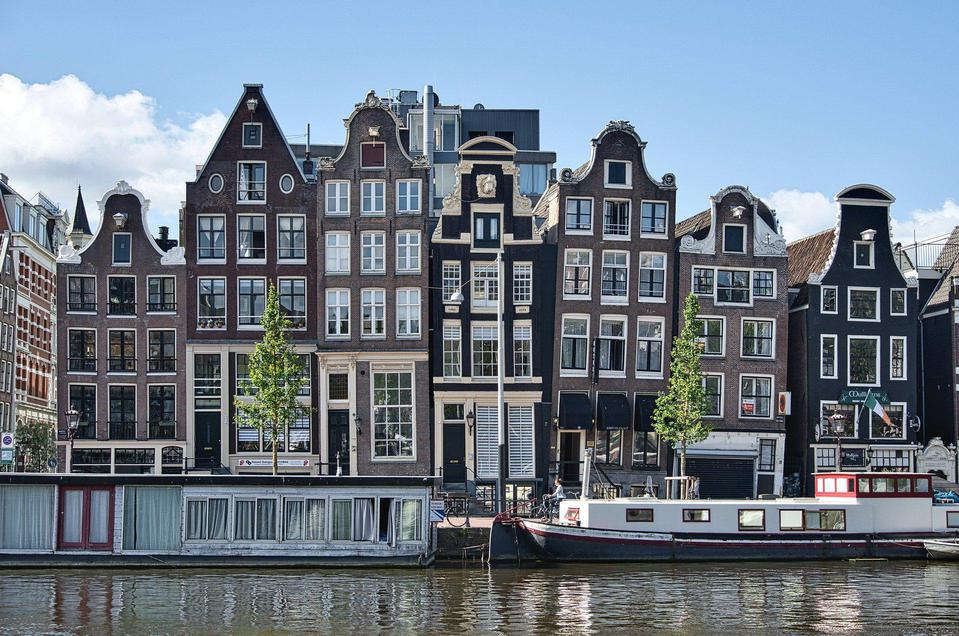
#> input picture basic/image-processing/code/crop-image/buildings.jpg, 959 x 636 px
$ python crop-image.py
#> lines starting #> are read from the running program, lines starting #| are printed output that depends on the picture
from PIL import Image
filename = "buildings.jpg"

with Image.open(filename) as img:
#> img is the input picture: PIL image 959x636 RGB; mean R, G, B 111.8, 123.9, 136.8
    img.load()


print('type', type(img))
#| type <class 'PIL.JpegImagePlugin.JpegImageFile'>
print('isInstance', isinstance(img, Image.Image))
#| isInstance True
print('img.format', img.format)
#| img.format JPEG
print('img.size', img.size)
#| img.size (959, 636)
print('img.mode', img.mode)
#| img.mode RGB
img.show(title="Original")
print('================')


# crop image
# (x, y, x2, y2)
cropped_img = img.crop((100, 100, 300, 500))
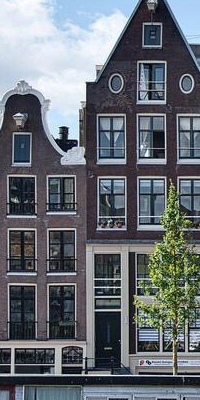
#> cropped_img: PIL image 200x400 RGB; mean R, G, B 103.1, 109, 115.3
print('cropped_img.size', cropped_img.size)
#| cropped_img.size (200, 400)
cropped_img.show()


# reduce size
low_res_img = cropped_img.reduce(4)
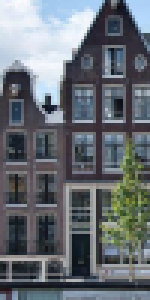
#> low_res_img: PIL image 50x100 RGB (shown 3 times larger); mean R, G, B 103.1, 109.1, 115.3
cropped_img.save("cropped_image.jpg")
low_res_img.save("low_resolution_cropped_image.png")
